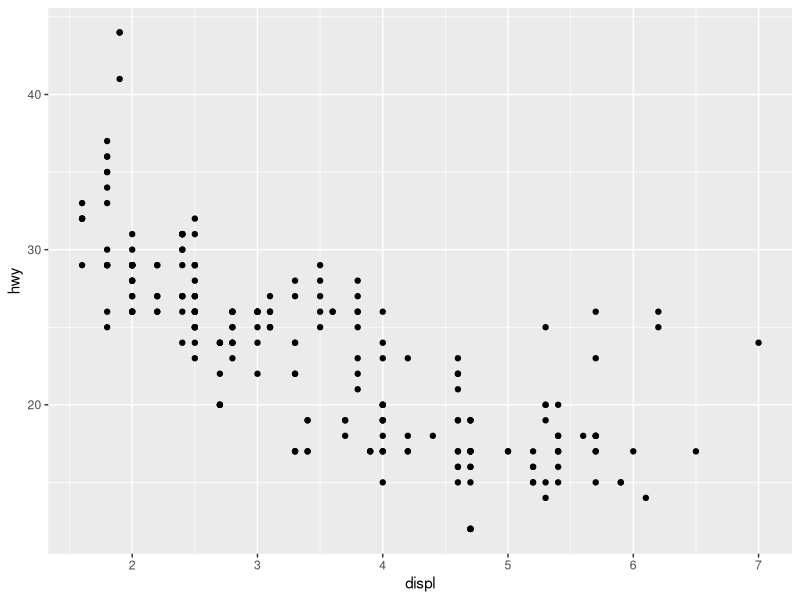
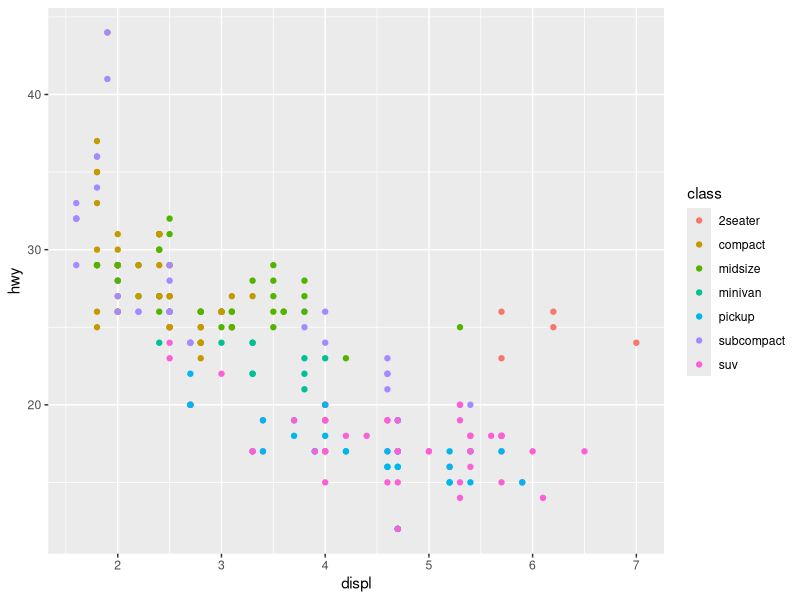
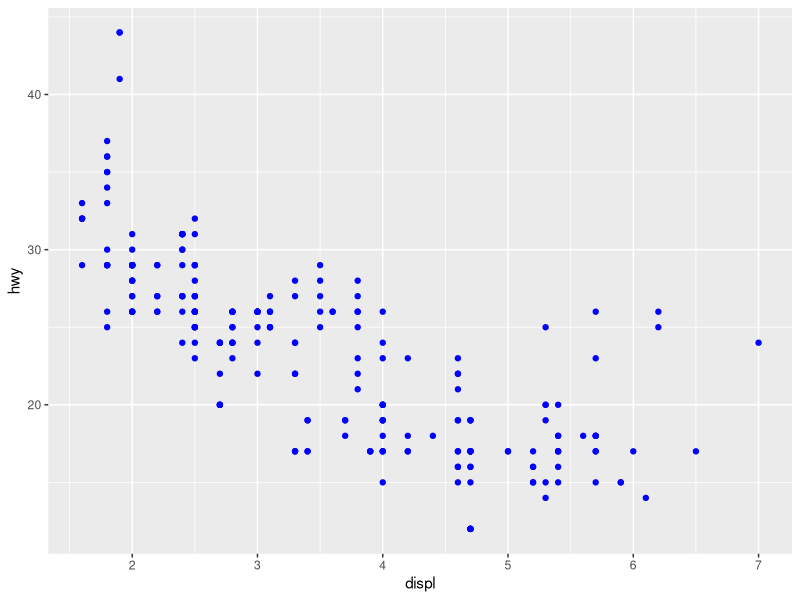
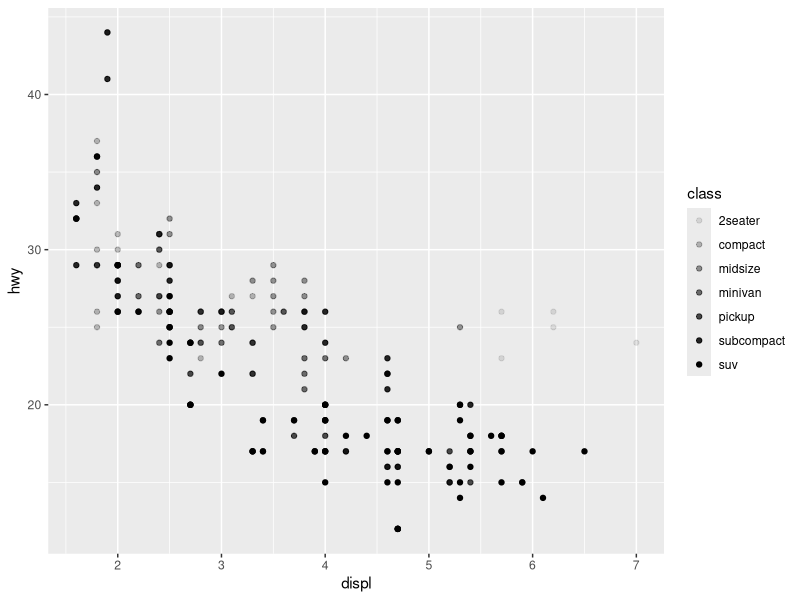
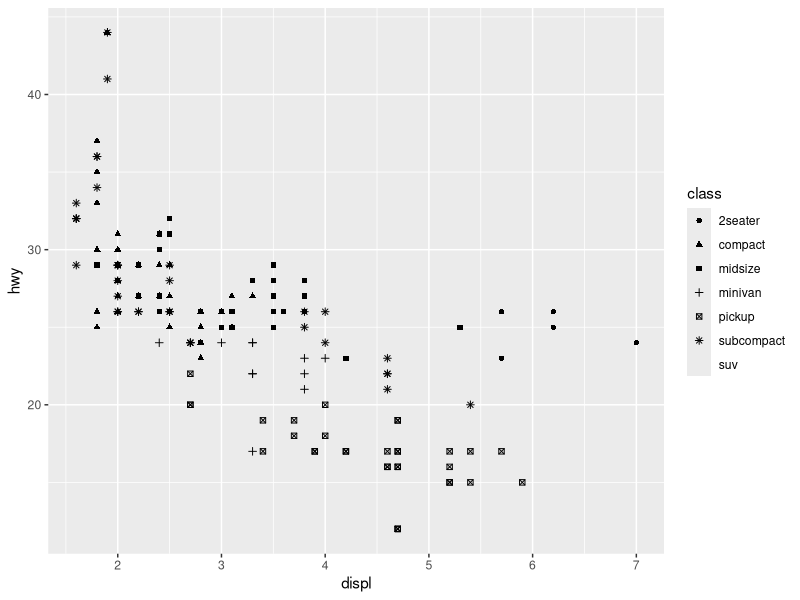
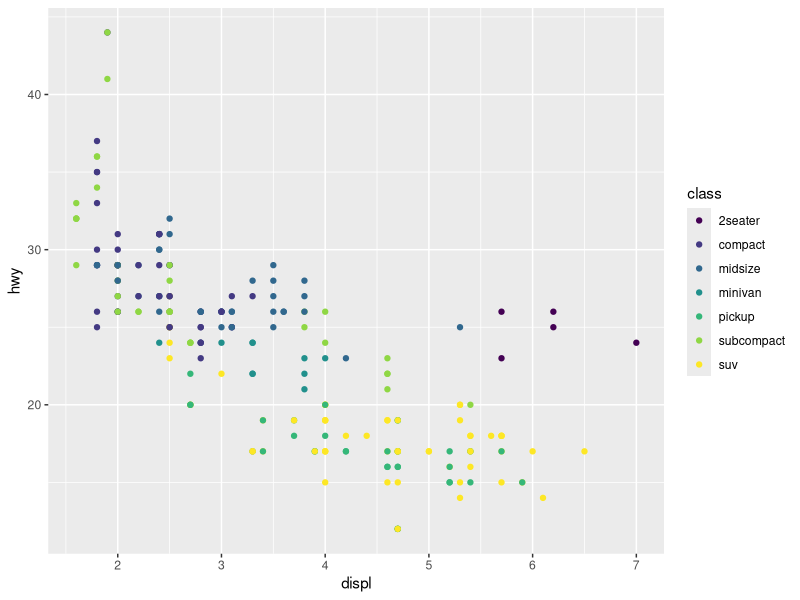
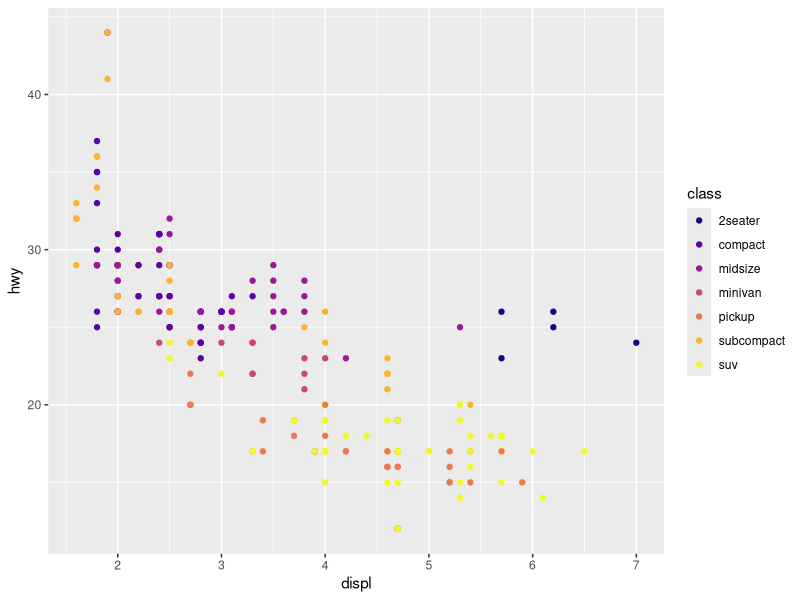
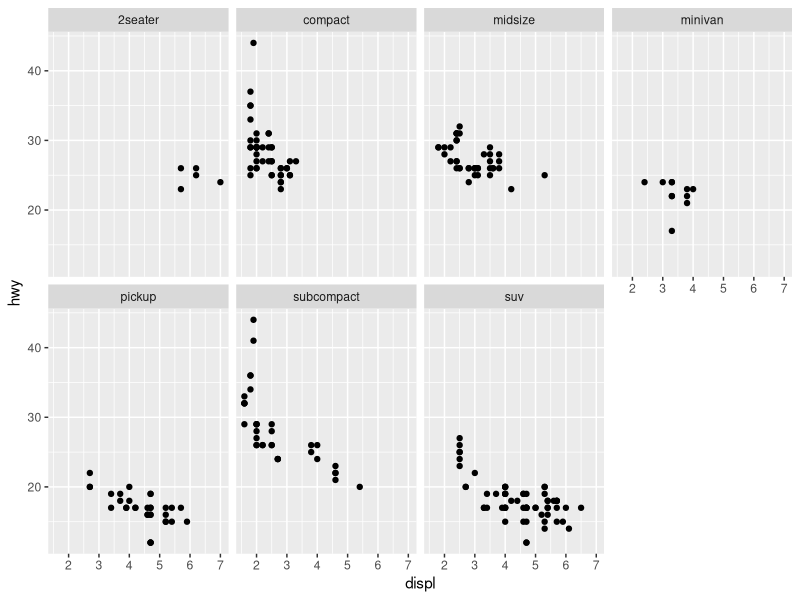

The R script that drew these images, in order:
#############
"R-code notes compilation for  Week 2 January 25th, 27th
Compiled by: Deepta Basak. B.Math(hons.) 1st year"
#############

# Data visualization using ggplot


install.packages("tidyverse")
library("tidyverse")


mpg
# fuel economy data from 1999-2008 of popular model of cars


ggplot(data = mpg) +
  geom_point(mapping = aes(x = displ, y = hwy))
# scatter plot -> one variable against another (numeric)
# displ -> engine displacement in litres
# hwy -> highway miles per gallon
# The above plot shows negative relationship between Engine Size and Fuel Efficiency



df <- mpg[c("displ", "hwy", "class")]
# creating a dataset df containing only the variables displ, hwy and class from the dataset mpg

head(df)
# a tibble: 6x3




ggplot(data = mpg) +
  geom_point(mapping = aes(x = displ, y = hwy, colour = class))
# Added a 3rd variable called class to a 2-d plot by mapping it to an aesthetic
# aes() -> associates the names of the aesthetics with the names of the variables


ggplot(data = mpg) +
  geom_point(mapping = aes(x = displ, y = hwy), colour = "blue")
# Setting color = "blue" colors all of the points blue


ggplot(data = mpg) +
  geom_point(mapping = aes(x = displ, y = hwy, alpha = class))
# The alpha aesthetic scales the variable class by opacity of the points


ggplot(data = mpg) +
  geom_point(mapping = aes(x = displ, y = hwy, shape = class))
# Here scaling is done by assigning different shapes to the distinct observations of the variable class


ggplot(data = mpg) +
  geom_point(mapping = aes(x = displ, y = hwy, colour = class)) +
  scale_colour_viridis_d()
# Using color palette from viridis package (color blind colors)


ggplot(data = mpg) +
  geom_point(mapping = aes(x = displ, y = hwy, colour = class)) +
  scale_colour_viridis_d(option = "plasma")
# Using the plasma option for viridis colors


ggplot(data = mpg) +
  geom_point(mapping = aes(x = displ, y = hwy)) +
  facet_wrap(~class, nrow = 2)
# facet_wrap()
# - splits the plot into subplots that each display one subset of the data, with respect to the variable class

# nrow=2 specifies to arrange all of the subplots in 3 rows


ggplot(data = mpg) +
  geom_point(mapping = aes(x = displ, y = hwy, colour = class)) +
  scale_colour_viridis_d(option = "plasma") +
  facet_wrap(~class, nrow = 2)
# facets and viridis


ggplot(data = mpg) +
  geom_point(mapping = aes(x = displ, y = hwy, colour = class)) +
  scale_colour_viridis_d(option = "plasma") +
  facet_grid(drv ~ cyl)
# facet_grid()
# - splits the plot by a combination of two variables into subplots that each display one subset of the data


ggplot(data = mpg) +
  geom_bar(mapping = aes(x = class))
# geom_bar()
# - creates a bar chart with the x-axis displaying the variable class and the y-axis displaying the count of each observation of class
# stat_count() - default statistical transformation of geom_bar()


ggplot(data = mpg) +
  stat_count(mapping = aes(x = class))
# replacing geom_bar with stat_count produces the same plot




table <- as.data.frame(table(mpg$class))
# creates a frequency table

ggplot(data = table) +
  geom_bar(
    mapping = aes(x = Var1, y = Freq),
    stat = "identity"
  )
# the y-axis is mapped to the Freq variable
# for manually assigning variables to the y-axis, we have to use stat="identity"


ggplot(data = mpg) +
  stat_summary(
    mapping = aes(x = class, y = hwy),
    fun.min = min,
    fun.max = max,
    fun = median
  )
# specifying the summary function using stat_summary



ggplot(data = mpg) +
  geom_bar(mapping = aes(x = class, color = class))
# color=class just colors the border of each bar with respect to the class


ggplot(data = mpg) +
  geom_bar(mapping = aes(x = class, fill = class)) +
  scale_fill_viridis_d()
# fill=class colors the entire bar; the viridis (color blind colors) color scheme has been used


ggplot(data = mpg) +
  geom_bar(mapping = aes(x = class, fill = class)) +
  scale_fill_viridis_d() +
  coord_flip()
# coord_flip() flips the x and y axes


ggplot(data = mpg) +
  geom_bar(mapping = aes(x = class, fill = class)) +
  scale_fill_viridis_d() +
  coord_polar()
# coord_polar() produces a stacked bar chart with polar coordinates, also known as a coxcomb chart


ggplot(data = mpg) +
  geom_bar(mapping = aes(x = class, fill = trans)) +
  scale_fill_viridis_d()
# fill=trans creates a stacked bar chart with each bar divided into sub-bars according to the variable trans


ggplot(data = mpg) +
  geom_bar(mapping = aes(x = class, fill = trans), position = "dodge") +
  scale_fill_viridis_d()
# position="dodge" places the overlapping objects beside one another, making it easier to compare the values
# position -> stack, fill, identity,...



ggplot(data = mpg, mapping = aes(x = class, y = hwy)) +
  geom_boxplot()
# geom_boxplot creates a vertical boxplot
# boxplot is used to summarize data using the five-number summary


ggplot(data = mpg, mapping = aes(x = class, y = hwy)) +
  geom_boxplot() +
  coord_flip()
# using coord_flip(), we get a horizontal boxplot


ggplot(
  data = filter(mpg, class == "subcompact"),
  mapping = aes(x = class, y = hwy)
) +
  geom_boxplot() +
  coord_flip()
# creates a boxplot specifically for the class subcompact



ggplot(data = mpg, mapping = aes(x = cty)) +
  geom_histogram()
# geom_histogram() produces a histogram
# first specifies a sequence of points called breaks
# then, it counts the number of observations between the breaks, called bins
# a bar is placed in each bin with the height proportional to the frequency or the number of observations


ggplot(data = mpg, mapping = aes(x = cty, fill = class)) +
  geom_histogram() +
  scale_fill_viridis_d()
# creates a stacked histogram with viridis colors


ggplot(data = mpg, mapping = aes(x = cty, fill = class)) +
  geom_histogram(binwidth = 5) +
  scale_fill_viridis_d()
# manually specifying the binwidth, which is the width between two breaks

